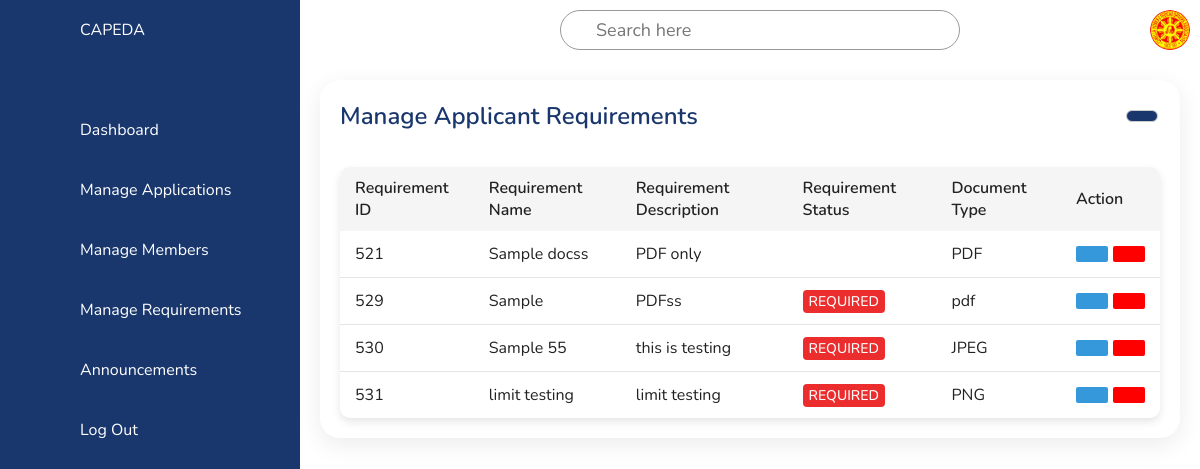
Page /ADMIN/adminManageRequirements.php on the earlier database version.
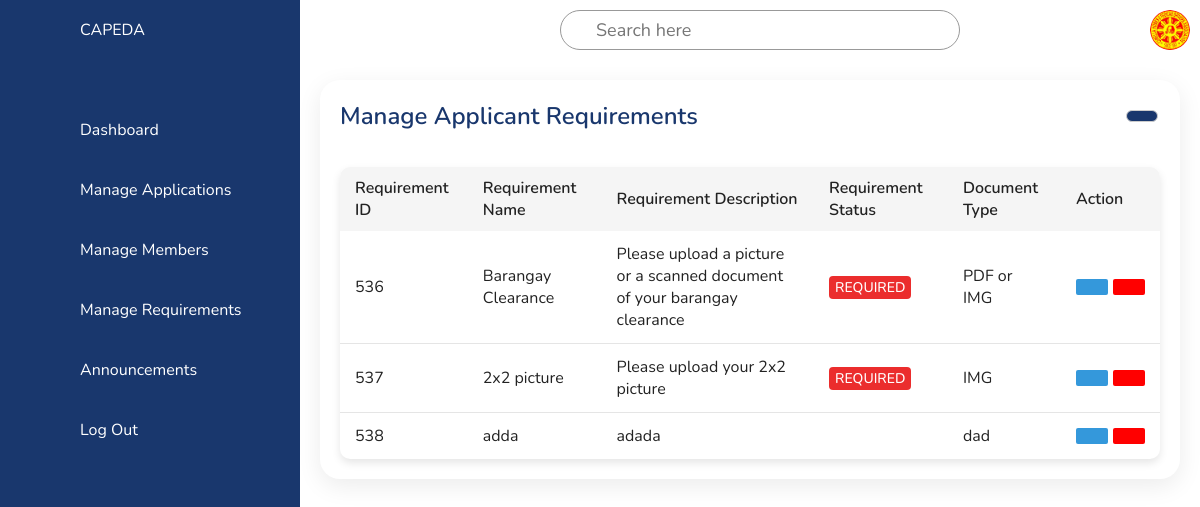
Same page on the later database version.
### tables this page shows
CREATE TABLE `required_documents` (
  `document_id` int(11) NOT NULL,
  `document_name` varchar(255) NOT NULL,
  `document_description` varchar(255) NOT NULL,
  `is_required` enum('required','optional','','') NOT NULL,
  `document_type` varchar(255) NOT NULL,
  `created_at` timestamp NOT NULL DEFAULT current_timestamp(),
  `updated_at` timestamp NOT NULL DEFAULT current_timestamp()
);

### ADMIN/adminManageRequirements.php (the view, shortened to what this page needs)
<!DOCTYPE html>
<html lang="en">
<head>
  <link rel="stylesheet" href="../css/admin/adminManageRequirements.css" />
  <link rel="stylesheet" href="../script/ADMIN/global.css">
</head>
<body>
  <?php
  include 'adminNavigation.php';
  ?>
  <div class="main">
    <div class="topbar">
      <div class="toggle">
      </div>
      <div class="search">
        <label for="">
          <input type="text" placeholder="Search here" />
        </label>
      </div>
      <div class="user">
        <img src="../images/logo.jpg" alt="Sample pic" />
      </div>
    </div>
    <div class="details">
      <div class="recentApplications">
        <div class="applicationHeader">
          <h2>Manage Applicant Requirements</h2>
          <div class="button-container">
            <a href="#" class="btn modal-trigger" data-modal-id="<?php echo 'requirement' ?>">
            </a>
            <?php
            include('modals/addrequirement_modal.php');
            ?>
          </div>
        </div>
        <table class="applications-table">
          <thead>
            <tr>
              <th>Requirement ID</th>
              <th>Requirement Name</th>
              <th>Requirement Description</th>
              <th>Requirement Status</th>
              <th>Document Type</th>
              <th class="action-header" colspan="3">Action</th>
            </tr>
          </thead>
          <tbody>
            <?php
            $sql = mysqli_query($conn, "SELECT * from required_documents ORDER BY document_id ASC") or die(mysqli_error($conn));
            if (mysqli_num_rows($sql) > 0) {
              while ($row = mysqli_fetch_array($sql)) {
                $document_id = $row['document_id'];
                $document_name = $row['document_name'];
                $document_description = $row['document_description'];
                $document_status = $row['is_required'];
                $document_type = $row['document_type'];
            ?>
                <tr>
                  <td><?php echo $document_id; ?></td>
                  <td><?php echo $document_name ?></td>
                  <td><?php echo $document_description ?></td>
                  <td><span class="status <?php echo $document_status === 'required' ? 'required' : 'optional'; ?>"><?php echo strtoupper($document_status) ?></span></td>
                  <td><?php echo $document_type ?></td>
                  <td>
                    <div class="action-buttons">
                      <button type="button" class="action-button editBtn modal-trigger" data-modal-id="<?php echo 'EditRequirement' . $document_id ?>">
                      </button>
                      <button type="button" class="action-button deleteBtn modal-trigger" data-modal-id="<?php echo 'deleteRequirementModal' . $document_id; ?>" data-doocument-name="<?php echo $row['document_name'] ?>">
                      </button>
                    <?php include('modals/view_modal1.php'); ?>
                  </td>
                </tr>
            <?php
              }
            } else {
              echo "Record not Found";
            }
            ?>
          </tbody>
        </table>
      </div>
    </div>
  </div>
</body>
</html>

### ADMIN/adminNavigation.php
<div class="container">
    <div class="navigation">
        <ul>
            <li>
                <a href="">
                    <span class="icon"><ion-icon name="car-outline"></ion-icon></span>
                    <span class="title">CAPEDA</span>
                </a>
            </li>
            <li>
                <a href="admindashboard.php">
                    <span class="icon"><ion-icon name="home-outline"></ion-icon></span>
                    <span class="title">Dashboard</span>
                </a>
            </li>
            <li>
                <a href="adminManageApplications.php">
                    <span class="icon"><ion-icon name="bar-chart-outline"></ion-icon></span>
                    <span class="title">Manage Applications</span>
                </a>
            </li>
            <li>
                <a href="adminManageMembers.php">
                    <span class="icon"><ion-icon name="people-outline"></ion-icon></span>
                    <span class="title">Manage Members</span>
                </a>
            </li>
            <li>
                <a href="adminManageRequirements.php">
                    <span class="icon"><ion-icon name="settings-outline"></ion-icon>
                    </span>
                    <span class="title">Manage Requirements</span>
                </a>
            </li>
            <li>
                <a href="adminManageNewsAndAlerts.php">
                    <span class="icon"><ion-icon name="alert-outline"></ion-icon></span>
                    <span class="title">Announcements</span>
                </a>
            </li>
            <li>
                <a href="">
                    <span class="icon"><ion-icon name="exit-outline"></ion-icon></span>
                    <span class="title modal-trigger" data-modal-id="logOutModal">Log Out</span>
                </a>
            </li>
        </ul>
    </div>
</div>

### ADMIN/modals/view_modal1.php (shortened to what this page needs)
</div>

### css/admin/adminManageRequirements.css (style rules this page uses)
* { font-family: "Nunito", sans-serif; margin: 0; padding: 0; box-sizing: border-box; }
:root { --dBlue: #19376d; --white: #fff; --gray: #f5f5f5; --black1: #222; --black2: #999; }
body { min-height: 100vh; overflow-x: hidden; }
.container { position: relative; width: 100%; }
.navigation { position: fixed; width: 300px; height: 100%; background: var(--dBlue); border-left: 10px solid var(--dBlue); transition: 0.5s; overflow: hidden; }
.navigation ul { position: absolute; top: 0; left: 0; width: 100%; }
.navigation ul li { position: relative; width: 100%; list-style: none; border-top-left-radius: 30px; border-bottom-left-radius: 30px; }
.navigation ul li:nth-child(1) { margin-bottom: 40px; pointer-events: none; }
.navigation ul li a { position: relative; display: block; width: 100%; display: flex; text-decoration: none; color: var(--white); }
.navigation ul li a .icon { position: relative; display: block; min-width: 60px; height: 60px; line-height: 75px; text-align: center; }
.navigation ul li a .title { position: relative; display: block; padding: 0 10px; height: 60px; line-height: 60px; text-align: start; white-space: nowrap; }
.main { position: absolute; width: calc(100% - 300px); left: 300px; min-height: 100vh; background: var(--white); transition: 0.5s; }
.topbar { width: 100%; height: 60px; display: flex; justify-content: space-between; align-items: center; padding: 0 10px; }
.toggle { position: relative; width: 60px; height: 60px; display: flex; justify-content: center; align-items: center; font-size: 2rem; cursor: pointer; }
.search { position: relative; width: 400px; margin: 0 10px; }
.search label { position: relative; width: 100%; }
.search label input { width: 100%; height: 40px; border-radius: 40px; padding: 5px 20px; padding-left: 35px; font-size: 18px; outline: none; border: 1px solid var(--black2); }
.user { position: relative; width: 40px; height: 40px; border-radius: 50%; overflow: hidden; cursor: pointer; }
.user img { position: absolute; top: 0; left: 0; width: 100%; height: 100%; object-fit: cover; }
.details { position: relative; width: 100%; padding: 20px; display: grid; grid-template-columns: 1fr; grid-gap: 30px; }
.details .recentApplications { position: relative; display: grid; min-height: 300px; background: var(--white); padding: 20px; box-shadow: 0 7px 25px rgba(0, 0, 0, 0.08); border-radius: 20px; }
.details .applicationHeader { display: flex; justify-content: space-between; align-items: center; margin-bottom: 15px; }
.applicationHeader h2 { font-weight: 600; color: var(--dBlue); font-size: 1.5rem; }
.button-container { display: flex; gap: 10px; }
.applicationHeader .btn { font-size: 22px; padding: 5px 15px; background: var(--dBlue); text-decoration: none; color: var(--white); border-radius: 6px; font-weight: 500; transition: background 0.3s ease; }
.details table thead td, .details .recentApplications table tbody tr td { padding: 12px 15px; text-align: left; vertical-align: middle; }
.details table { width: 100%; border-collapse: collapse; margin-top: 20px; font-size: 16px; background-color: var(--white); border-radius: 10px; overflow: hidden; box-shadow: 0 4px 8px rgba(0, 0, 0, 0.1); }
.details table thead th { font-weight: 600; text-align: left; padding: 10px 15px; background-color: var(--gray); }
.details .recentApplications table tr { color: var(--black1); border-bottom: 1px solid rgba(0, 0, 0, 0.1); transition: background 0.3s ease; }
.details .recentApplications table tr:last-child { border-bottom: none; }
.details .recentApplications table tr td { padding: 12px 15px; text-align: left; vertical-align: middle; }
.status { padding: 2px 6px; border-radius: 4px; font-size: 14px; font-weight: 500; }
.action-header { text-align: center; }
.action-buttons { display: flex; gap: 5px; }
.action-button { padding: 8px 16px; background-color: #3498db; color: #fff; border: none; border-radius: 2px; cursor: pointer; display: flex; align-items: center; justify-content: center; }
.deleteBtn { background-color: red; }
label:not(.form-check-label):not(.custom-file-label) { font-weight: 700; }

Differences in the rows shown:
removed required_documents: document_id "521", document_name "Sample docss", document_description "PDF only", document_type "PDF", is_required empty (drawn)
removed required_documents: document_id "529", document_name "Sample", document_description "PDFss", is_required "REQUIRED", document_type "pdf"
removed required_documents: document_id "530", document_name "Sample 55", document_description "this is testing", is_required "REQUIRED", document_type "JPEG"
removed required_documents: document_id "531", document_name "limit testing", document_description "limit testing", is_required "REQUIRED", document_type "PNG"
added required_documents: document_id "536", document_name "Barangay Clearance", document_description "Please upload a picture or a scanned document of your barangay clearance", is_required "REQUIRED", document_type "PDF or IMG"
added required_documents: document_id "537", document_name "2x2 picture", document_description "Please upload your 2x2 picture", is_required "REQUIRED", document_type "IMG"
added required_documents: document_id "538", document_name "adda", document_description "adada", document_type "dad", is_required empty (drawn)
